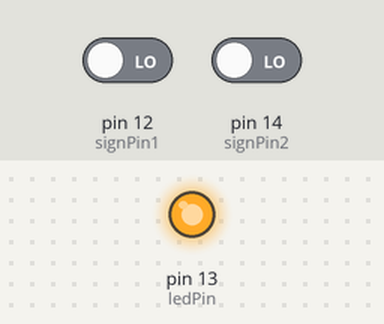
The sketch below on a simulated Arduino Uno, built with avr-gcc and run on an emulated ATmega328P. Parts: output pins drawn as LEDs (lit = HIGH). The test bench sets the inputs (shaded band); at power-on: pin 14 (signPin2) LOW, pin 12 (signPin1) LOW.

Above: at 1.2 s.
1.3 s: pin 14 (signPin2) driven HIGH
At 1.9 s:
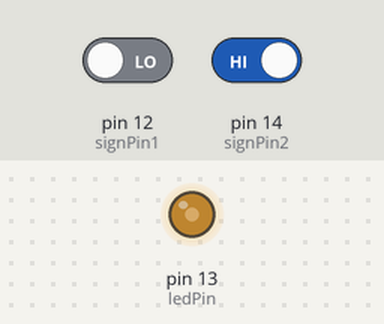
2.8 s: pin 14 (signPin2) driven LOW
At 3.8 s:
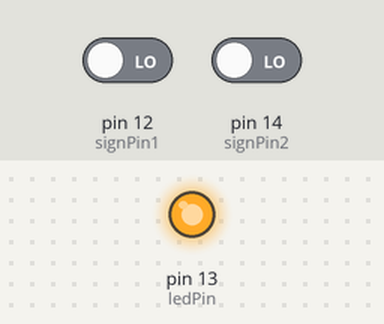
4.3 s: pin 12 (signPin1) driven HIGH
At 4.9 s:
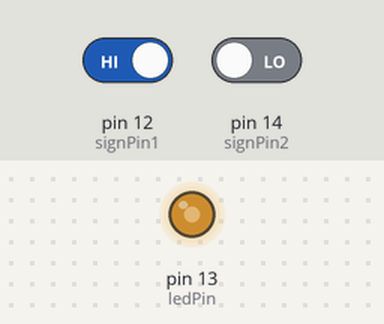
Timing chart, 0 to 7.3 s (numbered marks = the images above; inputs shaded):
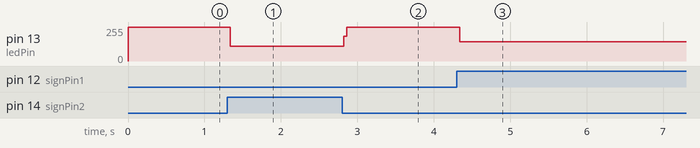

The sketch:

Longdir.ino
```cpp
int signPin1 = 12;
int signPin2 = 14;
int ledPin = 13;

void setup() {
  pinMode(ledPin, OUTPUT);
}

void loop() {
  if (digitalRead(signPin1) == HIGH) {
    digitalWrite(ledPin, LOW);
  } else {
    digitalWrite(ledPin, HIGH);
  }
    if (digitalRead(signPin2) == HIGH) {
    digitalWrite(ledPin, LOW);
  } else {
    digitalWrite(ledPin, HIGH);
  }
}
```

Measured:
- after the input at 1.3 s, pin 13 (ledPin): 255/255 → 112/255 at once
- after the input at 2.8 s, pin 13 (ledPin): 112/255 → 255/255 at once
- after the input at 4.3 s, pin 13 (ledPin): 255/255 → 143/255 at once
